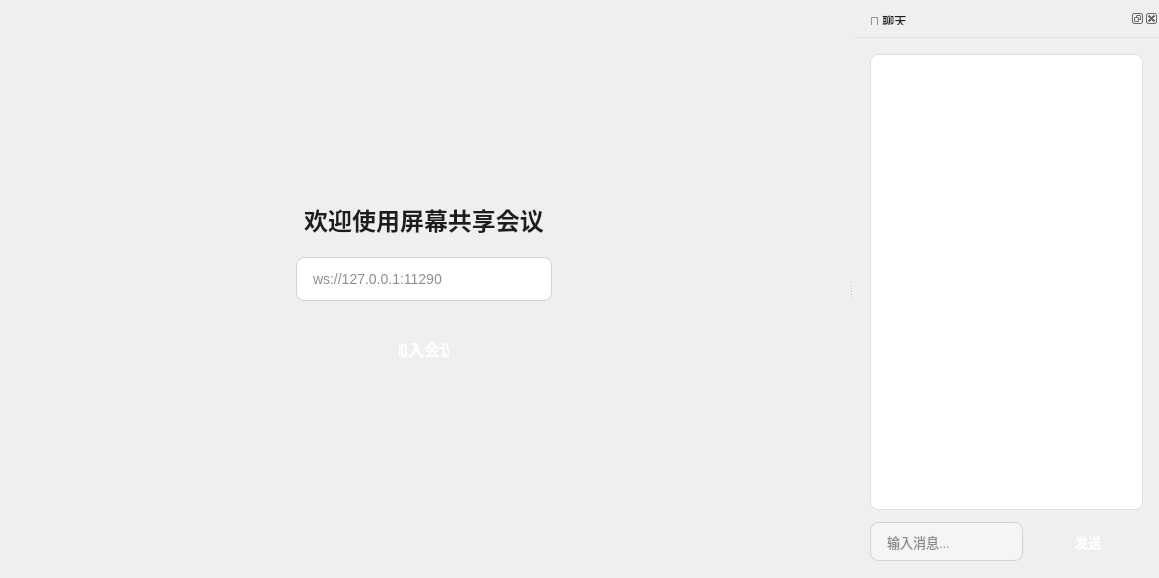
<?xml version="1.0" encoding="UTF-8"?>
<ui version="4.0">
 <class>shared_screen</class>
 <widget class="QMainWindow" name="shared_screen">
   <!-- <property name="geometry">
   <rect>
    <x>0</x>
    <y>0</y>
    <width>900</width>
    <height>750</height>
   </rect> 
  </property>-->
  <property name="windowTitle">
   <string>屏幕共享会议</string>
  </property>
  <property name="styleSheet">
   <string notr="true">
/* ========== 主窗口 ========== */
QMainWindow {
    background: qlineargradient(x1:0, y1:0, x2:0, y2:1,
                                stop:0 #f5f5f7, stop:1 #e8e8ed);
}

QWidget#centralwidget {
    background: transparent;
}

/* ========== 状态标签 ========== */
QLabel#statusLabel {
    color: #6e6e73;
    font-size: 13px;
    font-weight: 500;
    padding: 8px 12px;
    background: rgba(255, 255, 255, 0.6);
    border-radius: 6px;
}

/* ========== 屏幕预览区域 ========== */
QLabel#screenPreview {
    background: qlineargradient(x1:0, y1:0, x2:1, y2:1,
                                stop:0 #2c2c2e, stop:1 #1c1c1e);
    color: #8e8e93;
    border: 2px solid #48484a;
    border-radius: 16px;
    font-size: 18px;
    font-weight: 500;
    padding: 20px;
}

/* ========== 控制栏容器 ========== */
QWidget#controlsBar {
    background: rgba(255, 255, 255, 0.95);
    border-radius: 12px;
    padding: 8px;
}

/* ========== 聊天面板 ========== */
QDockWidget {
    background: #ffffff;
    color: #1d1d1f;
    border: none;
}

QDockWidget::title {
    background: qlineargradient(x1:0, y1:0, x2:0, y2:1,
                                stop:0 #fafafa, stop:1 #f0f0f0);
    color: #1d1d1f;
    padding: 12px;
    font-weight: 600;
    font-size: 14px;
    border-bottom: 1px solid #e0e0e0;
    border-top-left-radius: 8px;
    border-top-right-radius: 8px;
}

/* ========== 聊天视图 ========== */
QTextBrowser {
    background: #ffffff;
    color: #1d1d1f;
    border: 1px solid #e0e0e0;
    border-radius: 8px;
    padding: 12px;
    font-size: 13px;
    selection-background-color: #0a84ff;
}

QTextBrowser:focus {
    border: 1px solid #0a84ff;
}

/* ========== 输入框 ========== */
QLineEdit {
    background: #f5f5f7;
    color: #1d1d1f;
    border: 1px solid #d1d1d6;
    border-radius: 8px;
    padding: 10px 14px;
    font-size: 13px;
}

QLineEdit:focus {
    background: #ffffff;
    border: 2px solid #0a84ff;
    padding: 9px 13px;
}

QLineEdit::placeholder {
    color: #86868b;
}

/* ========== 发送按钮 ========== */
QPushButton#btnSend {
    background: qlineargradient(x1:0, y1:0, x2:0, y2:1,
                                stop:0 #0a84ff, stop:1 #0077ed);
    color: #ffffff;
    border: none;
    border-radius: 8px;
    padding: 10px 20px;
    font-size: 13px;
    font-weight: 600;
    min-width: 70px;
}

QPushButton#btnSend:hover {
    background: qlineargradient(x1:0, y1:0, x2:0, y2:1,
                                stop:0 #0077ed, stop:1 #006edb);
}

QPushButton#btnSend:pressed {
    background: #006edb;
}
   </string>
  </property>
  
  <widget class="QWidget" name="centralwidget">
   <layout class="QVBoxLayout" name="verticalLayout">
    <property name="spacing">
     <number>0</number>
    </property>
    <property name="leftMargin">
     <number>0</number>
    </property>
    <property name="topMargin">
     <number>0</number>
    </property>
    <property name="rightMargin">
     <number>0</number>
    </property>
    <property name="bottomMargin">
     <number>0</number>
    </property>
    <item>
     <widget class="QStackedWidget" name="stackedWidget">
      <property name="currentIndex">
       <number>0</number>
      </property>
      <widget class="QWidget" name="pageHome">
       <layout class="QVBoxLayout" name="verticalLayout_3">
        <property name="spacing">
         <number>20</number>
        </property>
        <property name="leftMargin">
         <number>40</number>
        </property>
        <property name="topMargin">
         <number>40</number>
        </property>
        <property name="rightMargin">
         <number>40</number>
        </property>
        <property name="bottomMargin">
         <number>40</number>
        </property>
        
        <item>
         <spacer name="verticalSpacer_2">
          <property name="orientation">
           <enum>Qt::Vertical</enum>
          </property>
          <property name="sizeHint" stdset="0">
           <size>
            <width>20</width>
            <height>40</height>
           </size>
          </property>
         </spacer>
        </item>
        <item>
         <widget class="QLabel" name="welcomeLabel">
          <property name="text">
           <string>欢迎使用屏幕共享会议</string>
          </property>
          <property name="alignment">
           <set>Qt::AlignCenter</set>
          </property>
          <property name="styleSheet">
           <string notr="true">font-size: 24px; font-weight: bold; color: #1d1d1f;</string>
          </property>
         </widget>
        </item>

        <item>
                <layout class="QHBoxLayout" name="horizontalLayout_room">
                <item>
                <spacer name="horizontalSpacer_room_left">
                    <property name="orientation">
                    <enum>Qt::Horizontal</enum>
                    </property>
                    <property name="alignment">
                        <set>Qt::AlignCenter</set>
                    </property>
                    <property name="sizeHint" stdset="0">
                    <size>
                    <width>40</width>
                    <height>20</height>
                    </size>
                    </property>
                </spacer>
                </item>
                <item>
                <widget class="QLineEdit" name="editRoomId">
                    <property name="placeholderText">
                    <string>ws://127.0.0.1:11290</string>
                    </property>
                    <property name="minimumWidth">
                    <number>200</number>
                    </property>
                    <property name="maximumWidth">
                    <number>300</number>
                    </property>
                    <property name="styleSheet">
                    <string notr="true">
                    QLineEdit {
                        background: #ffffff;
                        color: #1d1d1f;
                        border: 1px solid #d1d1d6;
                        border-radius: 8px;
                        padding: 12px 14px;
                        font-size: 14px;
                    }
                    QLineEdit:focus {
                        border: 2px solid #0a84ff;
                        padding: 11px 13px;
                    }
                    </string>
                    </property>
                </widget>
                </item>
                <item>
                <spacer name="horizontalSpacer_room_right">
                    <property name="orientation">
                    <enum>Qt::Horizontal</enum>
                    </property>
                    <property name="sizeHint" stdset="0">
                    <size>
                    <width>40</width>
                    <height>20</height>
                    </size>
                    </property>
                </spacer>
                </item>
                </layout>
                </item>

        <item>
         <layout class="QHBoxLayout" name="horizontalLayout_2">
          <item>
           <spacer name="horizontalSpacer_2">
            <property name="orientation">
             <enum>Qt::Horizontal</enum>
            </property>
            <property name="sizeHint" stdset="0">
             <size>
              <width>40</width>
              <height>20</height>
             </size>
            </property>
           </spacer>
          </item>

          <item>
           <widget class="QPushButton" name="btnJoinMeeting">
            <property name="text">
             <string>加入会议</string>
            </property>
            <property name="styleSheet">
             <string notr="true">QPushButton {
    background: qlineargradient(x1:0, y1:0, x2:0, y2:1,
                                stop:0 #0a84ff, stop:1 #0077ed);
    color: white;
    border: none;
    border-radius: 12px;
    padding: 16px 20px;
    font-size: 16px;
    font-weight: 600;
    width: 50px;
}
QPushButton:hover {
    background: qlineargradient(x1:0, y1:0, x2:0, y2:1,
                                stop:0 #0077ed, stop:1 #006edb);
}
QPushButton:pressed {
    background: #006edb;
}</string>
            </property>
            <property name="minimumWidth">
              <number>180</number>
              </property>
            <property name="maximumWidth">
              <number>80</number>
            </property>
           </widget>
          </item>
          <item>
           <spacer name="horizontalSpacer_3">
            <property name="orientation">
             <enum>Qt::Horizontal</enum>
            </property>
            <property name="sizeHint" stdset="0">
             <size>
              <width>40</width>
              <height>20</height>
             </size>
            </property>
           </spacer>
          </item>
         </layout>
        </item>
        <item>
         <spacer name="verticalSpacer_3">
          <property name="orientation">
           <enum>Qt::Vertical</enum>
          </property>
          <property name="sizeHint" stdset="0">
           <size>
            <width>20</width>
            <height>40</height>
           </size>
          </property>
         </spacer>
        </item>
       </layout>
      </widget>
      <widget class="QWidget" name="pageMeeting">
       <layout class="QVBoxLayout" name="verticalLayout_4">
        <property name="spacing">
         <number>16</number>
        </property>
        <property name="leftMargin">
         <number>24</number>
        </property>
        <property name="topMargin">
         <number>24</number>
        </property>
        <property name="rightMargin">
         <number>24</number>
        </property>
        <property name="bottomMargin">
         <number>24</number>
        </property>
        <item>
         <widget class="QLabel" name="screenPreview">
          <property name="text">
           <string>屏幕预览区域
点击"共享屏幕"开始</string>
          </property>
          <property name="alignment">
           <set>Qt::AlignCenter</set>
          </property>
          <property name="minimumSize">
           <size>
            <width>800</width>
            <height>450</height>
           </size>
          </property>
         </widget>
        </item>
        <item>
         <spacer name="verticalSpacer">
          <property name="orientation">
           <enum>Qt::Vertical</enum>
          </property>
          <property name="sizeHint" stdset="0">
           <size>
            <width>20</width>
            <height>10</height>
           </size>
          </property>
         </spacer>
        </item>
        <item>
         <widget class="QWidget" name="controlsBar">
          <property name="minimumHeight">
           <number>80</number>
          </property>
          <layout class="QHBoxLayout" name="horizontalLayout">
           <property name="spacing">
            <number>12</number>
           </property>
           <property name="leftMargin">
            <number>16</number>
           </property>
           <property name="rightMargin">
            <number>16</number>
           </property>
           <item>
            <widget class="QLabel" name="statusLabel">
             <property name="text">
              <string>状态:未连接</string>
             </property>
            </widget>
           </item>
           <item>
            <spacer name="horizontalSpacer">
             <property name="orientation">
              <enum>Qt::Horizontal</enum>
             </property>
             <property name="sizeHint" stdset="0">
              <size>
               <width>40</width>
               <height>20</height>
              </size>
             </property>
            </spacer>
           </item>
          </layout>
         </widget>
        </item>
       </layout>
      </widget>
     </widget>
    </item>
   </layout>
  </widget>
  
  <widget class="QDockWidget" name="dockChat">
   <property name="windowTitle">
    <string>💬 聊天</string>
   </property>
   <property name="minimumWidth">
    <number>320</number>
   </property>
   <property name="maximumWidth">
    <number>420</number>
   </property>
   <attribute name="dockWidgetArea">
    <number>2</number>
   </attribute>
   
   <widget class="QWidget" name="dockWidgetContents">
    <layout class="QVBoxLayout" name="verticalLayout_2">
     <property name="spacing">
      <number>12</number>
     </property>
     <property name="leftMargin">
      <number>16</number>
     </property>
     <property name="topMargin">
      <number>16</number>
     </property>
     <property name="rightMargin">
      <number>16</number>
     </property>
     <property name="bottomMargin">
      <number>16</number>
     </property>
     
     <item>
      <widget class="QTextBrowser" name="chatView">
       <property name="openExternalLinks">
        <bool>false</bool>
       </property>
      </widget>
     </item>
     
     <item>
      <layout class="QHBoxLayout" name="horizontalLayout_2">
       <property name="spacing">
        <number>10</number>
       </property>
       
       <item>
        <widget class="QLineEdit" name="chatInput">
         <property name="placeholderText">
          <string>输入消息...</string>
         </property>
        </widget>
       </item>
       
       <item>
        <widget class="QPushButton" name="btnSend">
         <property name="text">
          <string>发送</string>
         </property>
        </widget>
       </item>
      </layout>
     </item>
    </layout>
   </widget>
  </widget>
  
 </widget>
 <resources/>
 <connections/>
</ui>
